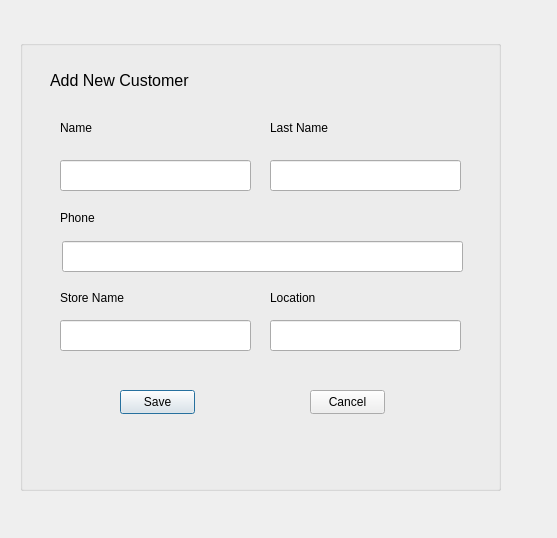
<?xml version="1.0" encoding="UTF-8"?>
<ui version="4.0">
 <class>Addcustomer</class>
 <widget class="QDialog" name="Addcustomer">
  <property name="geometry">
   <rect>
    <x>0</x>
    <y>0</y>
    <width>557</width>
    <height>538</height>
   </rect>
  </property>
  <property name="windowTitle">
   <string>Dialog</string>
  </property>
  <widget class="QGroupBox" name="groupBox">
   <property name="geometry">
    <rect>
     <x>20</x>
     <y>40</y>
     <width>481</width>
     <height>451</height>
    </rect>
   </property>
   <property name="title">
    <string/>
   </property>
   <widget class="QLabel" name="label">
    <property name="geometry">
     <rect>
      <x>30</x>
      <y>30</y>
      <width>141</width>
      <height>21</height>
     </rect>
    </property>
    <property name="font">
     <font>
      <pointsize>12</pointsize>
     </font>
    </property>
    <property name="text">
     <string>Add New Customer</string>
    </property>
   </widget>
   <widget class="QLabel" name="label_2">
    <property name="geometry">
     <rect>
      <x>40</x>
      <y>80</y>
      <width>49</width>
      <height>16</height>
     </rect>
    </property>
    <property name="text">
     <string>Name</string>
    </property>
   </widget>
   <widget class="QLabel" name="label_3">
    <property name="geometry">
     <rect>
      <x>250</x>
      <y>80</y>
      <width>61</width>
      <height>16</height>
     </rect>
    </property>
    <property name="text">
     <string>Last Name</string>
    </property>
   </widget>
   <widget class="QLabel" name="label_4">
    <property name="geometry">
     <rect>
      <x>40</x>
      <y>250</y>
      <width>91</width>
      <height>16</height>
     </rect>
    </property>
    <property name="text">
     <string>Store Name</string>
    </property>
   </widget>
   <widget class="QLabel" name="label_5">
    <property name="geometry">
     <rect>
      <x>250</x>
      <y>250</y>
      <width>91</width>
      <height>16</height>
     </rect>
    </property>
    <property name="text">
     <string>Location</string>
    </property>
   </widget>
   <widget class="QLabel" name="label_6">
    <property name="geometry">
     <rect>
      <x>40</x>
      <y>170</y>
      <width>49</width>
      <height>16</height>
     </rect>
    </property>
    <property name="text">
     <string>Phone</string>
    </property>
   </widget>
   <widget class="QPushButton" name="pushButton">
    <property name="geometry">
     <rect>
      <x>100</x>
      <y>350</y>
      <width>75</width>
      <height>24</height>
     </rect>
    </property>
    <property name="text">
     <string>Save</string>
    </property>
   </widget>
   <widget class="QPushButton" name="pushButton_2">
    <property name="geometry">
     <rect>
      <x>290</x>
      <y>350</y>
      <width>75</width>
      <height>24</height>
     </rect>
    </property>
    <property name="text">
     <string>Cancel</string>
    </property>
   </widget>
   <widget class="QLineEdit" name="lineEdit">
    <property name="geometry">
     <rect>
      <x>40</x>
      <y>120</y>
      <width>191</width>
      <height>31</height>
     </rect>
    </property>
   </widget>
   <widget class="QLineEdit" name="lineEdit_2">
    <property name="geometry">
     <rect>
      <x>250</x>
      <y>120</y>
      <width>191</width>
      <height>31</height>
     </rect>
    </property>
   </widget>
   <widget class="QLineEdit" name="lineEdit_3">
    <property name="geometry">
     <rect>
      <x>42</x>
      <y>201</y>
      <width>401</width>
      <height>31</height>
     </rect>
    </property>
   </widget>
   <widget class="QLineEdit" name="lineEdit_4">
    <property name="geometry">
     <rect>
      <x>40</x>
      <y>280</y>
      <width>191</width>
      <height>31</height>
     </rect>
    </property>
   </widget>
   <widget class="QLineEdit" name="lineEdit_5">
    <property name="geometry">
     <rect>
      <x>250</x>
      <y>280</y>
      <width>191</width>
      <height>31</height>
     </rect>
    </property>
   </widget>
  </widget>
 </widget>
 <resources/>
 <connections/>
</ui>
